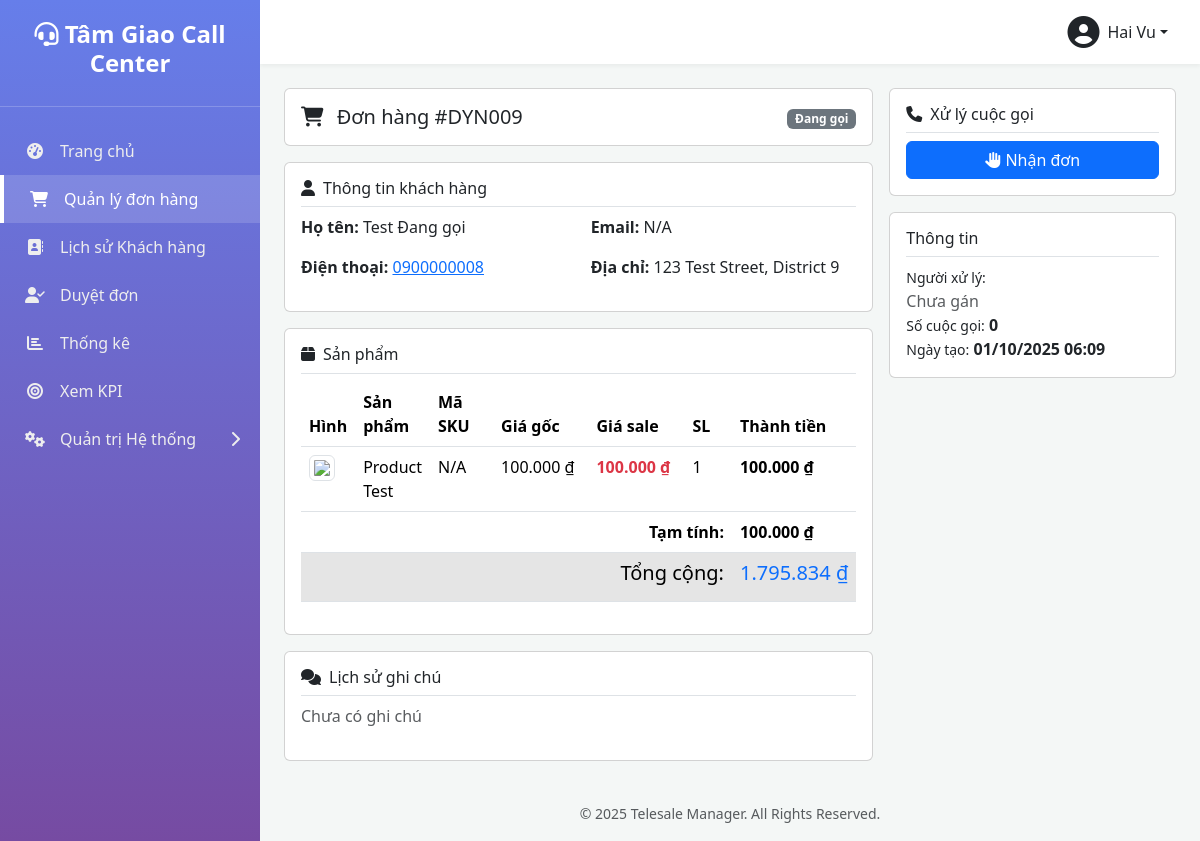
Page /order-detail.php?id=30 (signed in) on the earlier database version.
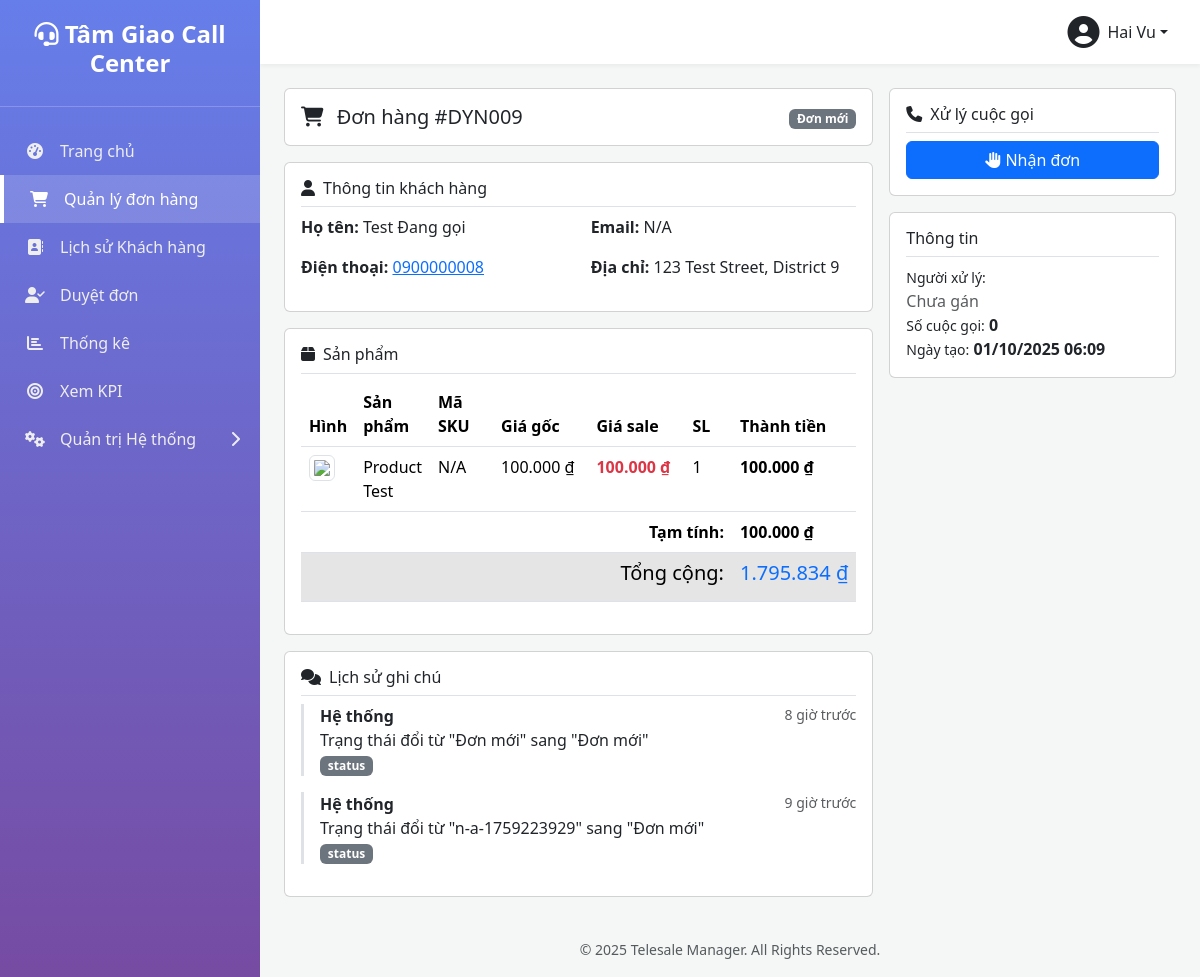
Same page on the later database version.
### tables this page shows
CREATE TABLE `orders` (
  `id` int(10) UNSIGNED NOT NULL,
  `woo_order_id` int(10) UNSIGNED DEFAULT NULL COMMENT 'ID đơn hàng từ WooCommerce (NULL nếu tạo thủ công)',
  `order_number` varchar(50) NOT NULL COMMENT 'Mã đơn hàng',
  `customer_name` varchar(100) NOT NULL,
  `customer_phone` varchar(20) NOT NULL,
  `customer_email` varchar(100) DEFAULT NULL,
  `customer_address` text DEFAULT NULL,
  `total_amount` decimal(15,2) NOT NULL DEFAULT 0.00,
  `currency` varchar(10) DEFAULT 'VND',
  `payment_method` varchar(50) DEFAULT NULL,
  `products` longtext DEFAULT NULL COMMENT 'Danh sách sản phẩm (JSON)' CHECK (json_valid(`products`)),
  `customer_notes` text DEFAULT NULL COMMENT 'Ghi chú của khách',
  `status` varchar(50) DEFAULT 'new',
  `assigned_to` int(10) UNSIGNED DEFAULT NULL COMMENT 'ID nhân viên được gán',
  `manager_id` int(10) UNSIGNED DEFAULT NULL COMMENT 'ID manager đang giám sát đơn',
  `assigned_at` datetime DEFAULT NULL COMMENT 'Thời gian gán',
  `call_count` int(10) UNSIGNED DEFAULT 0,
  `last_call_at` datetime DEFAULT NULL,
  `callback_time` datetime DEFAULT NULL,
  `source` enum('woocommerce','manual') NOT NULL DEFAULT 'woocommerce' COMMENT 'Nguồn đơn hàng',
  `created_by` int(10) UNSIGNED DEFAULT NULL COMMENT 'ID nhân viên tạo đơn thủ công',
  `approval_status` varchar(50) DEFAULT NULL,
  `approved_by` int(10) UNSIGNED DEFAULT NULL COMMENT 'ID admin duyệt đơn',
  `approved_at` datetime DEFAULT NULL,
  `woo_created_at` datetime DEFAULT NULL COMMENT 'Thời gian tạo đơn trên WooCommerce',
  `created_at` datetime DEFAULT current_timestamp(),
  `updated_at` datetime DEFAULT current_timestamp() ON UPDATE current_timestamp(),
  `completed_at` datetime DEFAULT NULL,
  `is_locked` tinyint(1) DEFAULT 0 COMMENT 'Đơn hàng đã khóa sau khi xử lý xong',
  `locked_at` datetime DEFAULT NULL COMMENT 'Thời gian khóa đơn hàng',
  `locked_by` int(10) UNSIGNED DEFAULT NULL COMMENT 'Người khóa đơn hàng'
);

CREATE TABLE `order_status_configs` (
  `status_key` varchar(50) NOT NULL,
  `label` varchar(100) NOT NULL,
  `color` varchar(20) NOT NULL,
  `icon` varchar(50) NOT NULL,
  `sort_order` int(11) NOT NULL DEFAULT 0,
  `logic_json` text NOT NULL,
  `created_by` int(10) UNSIGNED DEFAULT NULL,
  `created_at` datetime DEFAULT current_timestamp(),
  `updated_at` datetime DEFAULT current_timestamp() ON UPDATE current_timestamp()
);

CREATE TABLE `order_notes` (
  `id` int(10) UNSIGNED NOT NULL,
  `order_id` int(10) UNSIGNED NOT NULL,
  `user_id` int(10) UNSIGNED DEFAULT NULL COMMENT 'ID người ghi chú (NULL nếu là hệ thống)',
  `note_type` enum('manual','status','system','assignment') NOT NULL DEFAULT 'manual',
  `content` text NOT NULL,
  `created_at` datetime DEFAULT current_timestamp()
);

### functions.php (called while the page is built, shortened)
<?php
function get_db_connection() {
    static $pdo = null;
    if ($pdo === null) {
        try {
            $dsn = "mysql:host=" . DB_HOST . ";dbname=" . DB_NAME . ";charset=" . DB_CHARSET;
            $options = [
                PDO::ATTR_ERRMODE => PDO::ERRMODE_EXCEPTION,
                PDO::ATTR_DEFAULT_FETCH_MODE => PDO::FETCH_ASSOC,
                PDO::ATTR_EMULATE_PREPARES => false,
            ];
            $pdo = new PDO($dsn, DB_USER, DB_PASS, $options);
        } catch (PDOException $e) {
            die('Database connection failed: ' . $e->getMessage());
        }
    }
    return $pdo;
}
function db_query($sql, $params = []) {
    $pdo = get_db_connection();
    $stmt = $pdo->prepare($sql);
    $stmt->execute($params);
    return $stmt;
}
function db_get_row($sql, $params = []) {
    $stmt = db_query($sql, $params);
    return $stmt->fetch(PDO::FETCH_ASSOC);
}
function db_get_results($sql, $params = []) {
    $stmt = db_query($sql, $params);
    return $stmt->fetchAll(PDO::FETCH_ASSOC);
}
function db_get_var($sql, $params = []) {
    $stmt = db_query($sql, $params);
    return $stmt->fetchColumn();
}
function format_date($date, $format = DATETIME_FORMAT) {
    return date($format, strtotime($date));
}
function time_ago($datetime) {
    $timestamp = strtotime($datetime);
    $diff = time() - $timestamp;
    if ($diff < 60) {
        return $diff . ' giây trước';
    } elseif ($diff < 3600) {
        return floor($diff / 60) . ' phút trước';
    } elseif ($diff < 86400) {
        return floor($diff / 3600) . ' giờ trước';
    } elseif ($diff < 604800) {
        return floor($diff / 86400) . ' ngày trước';
    } else {
        return format_date($datetime);
    }
}
function get_order($order_id) {
    return db_get_row("SELECT * FROM orders WHERE id = ?", [$order_id]);
}
function get_status_color($status_key) {
    $color = db_get_var(
        "SELECT color FROM order_status_configs WHERE status_key = ?",
        [$status_key]
    );
    if ($color) {
        $color_map = [
            '#28a745' => 'success',
            '#dc3545' => 'danger',
            '#ffc107' => 'warning',
            '#17a2b8' => 'info',
            '#6c757d' => 'secondary',
            '#007bff' => 'primary',
            'green' => 'success',
            'red' => 'danger',
            'yellow' => 'warning',
            'blue' => 'primary',
            'gray' => 'secondary'
        ];
        return $color_map[$color] ?? 'secondary';
    }
    $defaults = [
        'new' => 'primary',
        'assigned' => 'info',
        'calling' => 'warning',
        'confirmed' => 'success',
        'rejected' => 'danger',
        'completed' => 'success',
        'cancelled' => 'dark',
        'shipping' => 'info',
        'delivered' => 'success'
    ];
    return $defaults[$status_key] ?? 'secondary';
}

### order-detail.php (the view, shortened to what the changed rows need)
<?php
require_once 'functions.php';
$order_id = isset($_GET['id']) ? (int)$_GET['id'] : 0;
$order = get_order($order_id);
$notes = db_get_results(
    "SELECT n.*, u.full_name, u.username
     FROM order_notes n
     LEFT JOIN users u ON n.user_id = u.id
     WHERE n.order_id = ?
     ORDER BY n.created_at DESC",
    [$order_id]
);
$current_status_label = db_get_var(
    "SELECT label FROM order_status_configs WHERE status_key = ?",
    [$order['status']]
) ?: $order['status'];
include 'includes/header.php';
?>
<div class="row g-3">
    <div class="col-lg-8">
        <div class="card mb-3">
            <div class="card-body">
                <div class="d-flex justify-content-between align-items-center">
                    <h5 class="mb-0">
                        <i class="fas fa-shopping-cart me-2"></i>
                        Đơn hàng #<?php echo htmlspecialchars($order['order_number']); ?>
                    </h5>
                    <div>
                        <span class="badge bg-<?php echo get_status_color($order['status']); ?>">
                            <?php echo $current_status_label; ?>
                        </span>
                    </div>
                </div>
            </div>
        </div>
        <div class="card mb-3">
            <div class="card-body">
                <div id="customerInfo">
                    <div class="row">
                        <div class="col-md-6">
                            <p><strong>Họ tên:</strong> <span id="displayName"><?php echo htmlspecialchars($order['customer_name']); ?></span></p>
                            <p><strong>Điện thoại:</strong>
                                <a href="tel:<?php echo $order['customer_phone']; ?>">
                                    <span id="displayPhone"><?php echo htmlspecialchars($order['customer_phone']); ?></span>
                                </a>
                            </p>
                        </div>
                        <div class="col-md-6">
                            <p><strong>Email:</strong> <span id="displayEmail"><?php echo htmlspecialchars($order['customer_email'] ?? 'N/A'); ?></span></p>
                            <p><strong>Địa chỉ:</strong> <span id="displayAddress"><?php echo htmlspecialchars($order['customer_address'] ?? 'N/A'); ?></span></p>
                        </div>
                    </div>
                </div>
            </div>
        </div>
        <div class="card mb-3">
            <div class="card-body">
                <div class="table-responsive">
                    <table class="table" id="productsTable">
                        <thead>
                            <tr>
                                <th width="50">Hình</th>
                                <th>Sản phẩm</th>
                                <th width="100">Mã SKU</th>
                                <th width="110">Giá gốc</th>
                                <th width="110">Giá sale</th>
                                <th width="80">SL</th>
                                <th width="120">Thành tiền</th>
                            </tr>
                        </thead>
                    </table>
                </div>
            </div>
        </div>
        <div class="card">
            <div class="card-body">
                <h6 class="border-bottom pb-2">
                    <i class="fas fa-comments me-2"></i>Lịch sử ghi chú
                </h6>
                <?php if (!empty($notes)): ?>
                <?php foreach ($notes as $note): ?>
                <div class="border-start border-3 ps-3 mb-3">
                    <div class="d-flex justify-content-between">
                        <strong><?php echo htmlspecialchars($note['full_name'] ?? 'Hệ thống'); ?></strong>
                        <small class="text-muted"><?php echo time_ago($note['created_at']); ?></small>
                    </div>
                    <p class="mb-0">
                        <?php
                        if ($note['note_type'] === 'status' && strpos($note['content'], 'Cập nhật trạng thái:') !== false) {
                            $status_key = trim(str_replace('Cập nhật trạng thái:', '', $note['content']));
                            $status_label = db_get_var(
                                "SELECT label FROM order_status_configs WHERE status_key = ?",
                                [$status_key]
                            ) ?: $status_key;
                            echo "Cập nhật trạng thái: " . htmlspecialchars($status_label);
                        } else {
                            echo nl2br(htmlspecialchars($note['content']));
                        }
                        ?>
                    </p>
                    <?php if ($note['note_type']): ?>
                    <span class="badge bg-secondary"><?php echo $note['note_type']; ?></span>
                    <?php endif; ?>
                </div>
                <?php endforeach; ?>
                <?php else: ?>
                <p class="text-muted">Chưa có ghi chú</p>
                <?php endif; ?>
            </div>
        </div>
    </div>
    <div class="col-lg-4">
        <div class="card">
            <div class="card-body">
                <h6 class="border-bottom pb-2">Thông tin</h6>
                <small>Người xử lý:</small><br>
                <?php
                if ($order['assigned_to']) {
                    $user = get_user($order['assigned_to']);
                    echo '<strong>' . htmlspecialchars($user['full_name'] ?? 'N/A') . '</strong>';
                } else {
                    echo '<span class="text-muted">Chưa gán</span>';
                }
                ?><br>
                <small>Số cuộc gọi:</small> <strong><?php echo $order['call_count']; ?></strong><br>
                <small>Ngày tạo:</small> <strong><?php echo format_date($order['created_at']); ?></strong>
            </div>
        </div>
    </div>
</div>
<?php include 'includes/footer.php'; ?>

Differences in the rows shown:
changed orders "DYN009": status.label "Đang gọi" → "Đơn mới"
added order_notes: full_name "Hệ thống", created_at "8 giờ trước", content "Trạng thái đổi từ \"Đơn mới\" sang \"Đơn mới\"", note_type "status"
added order_notes: full_name "Hệ thống", created_at "9 giờ trước", content "Trạng thái đổi từ \"n-a-1759223929\" sang \"Đơn mới\"", note_type "status"
Other differences:
text no longer shown: "Chưa có ghi chú"
